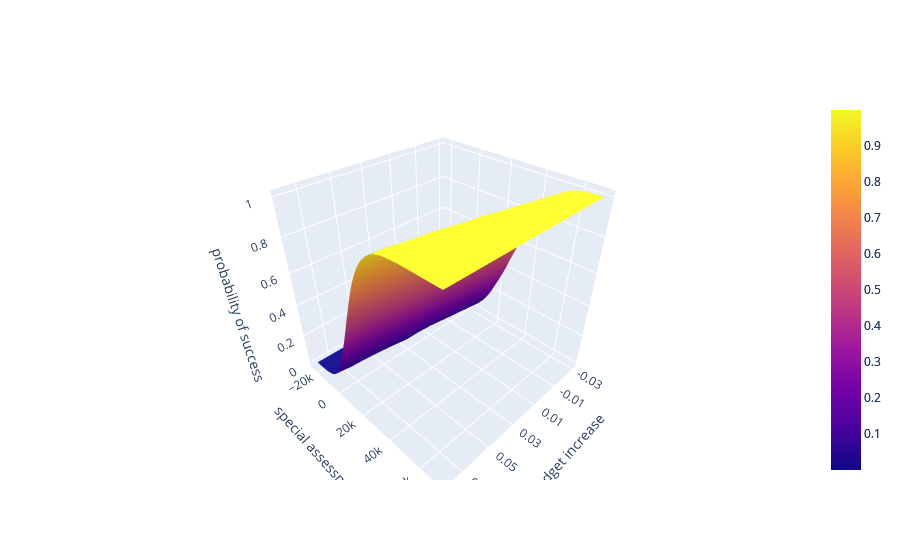

Notebook code for this chart:
### Code cell
budget_surface = (
    monte_carlo_simulations.group_by("budget_increase", "simulation_id")
    .agg(pl.col("amount").min())
    .with_columns(-pl.col("amount"))
    .sort("budget_increase", "amount")
    .with_columns(
        percentile=(
            pl.col("amount").rank().over("budget_increase")
            / (pl.len().over("budget_increase") + 1)
        )
    )
    .with_columns((pl.col("amount") / 1000).cast(pl.Int64))
    .with_columns(pl.col("amount") * 1000)
    .pivot(
        index="amount",
        on="budget_increase",
        values="percentile",
        aggregate_function="mean",
    )
    .sort("amount")
    .with_columns(cs.exclude(cs.first()).forward_fill().backward_fill())
)
go.Figure(
    data=[
        go.Surface(
            x=budget_surface.columns[1:],
            y=budget_surface["amount"],
            z=budget_surface.select(budget_surface.columns[1:]),
        ),
        go.Surface(
            x=budget_surface.columns[1:],
            y=budget_surface["amount"] * (1 + INFLATION),
            z=budget_surface.select(budget_surface.columns[1:]),
        ),
    ]
).update_layout(
    scene=go.layout.Scene(
        xaxis=go.layout.scene.XAxis(title="budget increase"),
        yaxis=go.layout.scene.YAxis(title="special assessment"),
        zaxis=go.layout.scene.ZAxis(title="probability of success"),
    )
)

### Figure 1 — Plotly figure (JSON) as saved in the notebook; plotly's stock layout.template omitted (floating-point values rounded to 4 significant figures; data arrays with more than 128 entries replaced by an {"elided": "..."} marker saying what was removed)
{"data": [{"type": "surface", "x": ["-0.03", "-0.02", "-0.01", "0.0", "0.01", "0.02", "0.03", "0.04", "0.05", "0.06", "0.07", "0.08"], "y": [-23000, -21000, -20000, -19000, -18000, -17000, -16000, -15000, -14000, -13000, -12000, -11000, -10000, -9000, -8000, -7000, -6000, -5000, -4000, -3000, -2000, -1000, 0, 1000, 2000, 3000, 4000, 5000, 6000, 7000, 8000, 9000, 10000, 11000, 12000, 13000, 14000, 15000, 16000, 17000, 18000, 19000, 20000, 21000, 22000, 23000, 24000, 25000, 26000, 27000, 28000, 29000, 30000, 31000, 32000, 33000, 34000, 35000, 36000, 37000, 38000, 39000, 40000, 41000, 42000, 43000, 44000, 45000, 46000, 47000, 48000, 49000, 50000, 51000, 52000, 53000, 54000, 55000, 56000, 57000, 58000, 59000, 60000, 61000, 62000, 63000, 64000, 65000, 66000, 67000, 68000, 69000], "z": {"elided": "92x12 float values"}}, {"type": "surface", "x": ["-0.03", "-0.02", "-0.01", "0.0", "0.01", "0.02", "0.03", "0.04", "0.05", "0.06", "0.07", "0.08"], "y": [-23600.0, -21550.0, -20520.0, -19490.0, -18470.0, -17440.0, -16420.0, -15390.0, -14360.0, -13340.0, -12310.0, -11290.0, -10260.0, -9234.0, -8208.0, -7182.0, -6156.0, -5130.0, -4104.0, -3078.0, -2052.0, -1026.0, 0.0, 1026.0, 2052.0, 3078.0, 4104.0, 5130.0, 6156.0, 7182.0, 8208.0, 9234.0, 10260.0, 11290.0, 12310.0, 13340.0, 14360.0, 15390.0, 16420.0, 17440.0, 18470.0, 19490.0, 20520.0, 21550.0, 22570.0, 23600.0, 24620.0, 25650.0, 26680.0, 27700.0, 28730.0, 29750.0, 30780.0, 31810.0, 32830.0, 33860.0, 34880.0, 35910.0, 36940.0, 37960.0, 38990.0, 40010.0, 41040.0, 42070.0, 43090.0, 44120.0, 45140.0, 46170.0, 47200.0, 48220.0, 49250.0, 50270.0, 51300.0, 52330.0, 53350.0, 54380.0, 55400.0, 56430.0, 57460.0, 58480.0, 59510.0, 60530.0, 61560.0, 62590.0, 63610.0, 64640.0, 65660.0, 66690.0, 67720.0, 68740.0, 69770.0, 70790.0], "z": {"elided": "92x12 float values"}}], "layout": {"scene": {"xaxis": {"title": {"text": "budget increase"}}, "yaxis": {"title": {"text": "special assessment"}}, "zaxis": {"title": {"text": "probability of success"}}}}}
